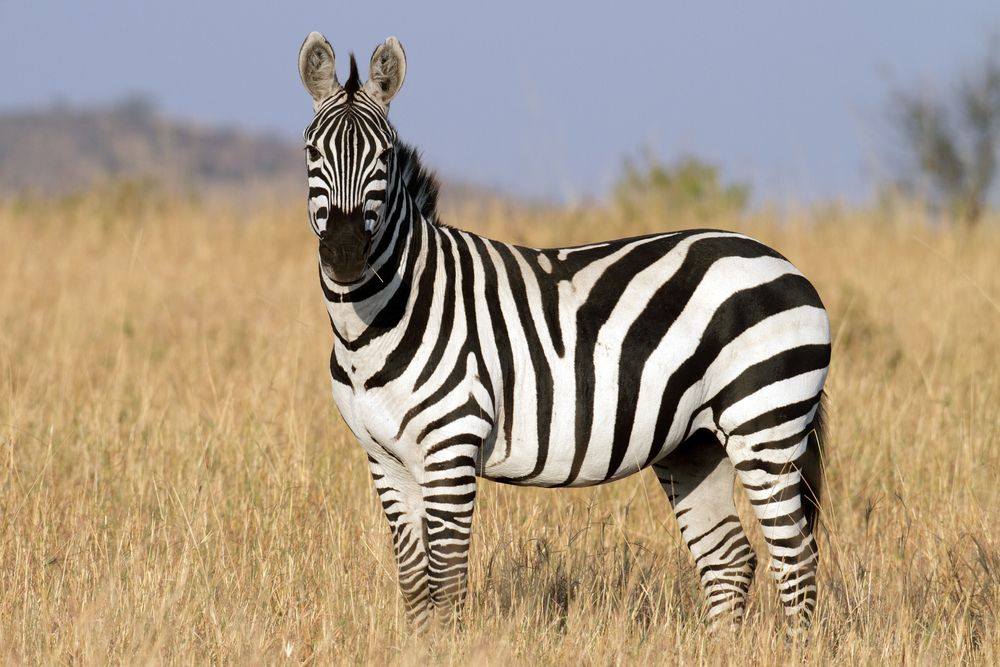
#> input picture Task4/img1.jpg, 1000 x 667 px
$ jupyter execute --allow-errors CV_HW04_Q1.ipynb   (shell and % lines are left out)   (older library calls are emulated)
#> lines starting #> are read from the running program, lines starting #| are printed output that depends on the picture
[cell 1]
import numpy as np
import cv2 as cv2
import matplotlib.pyplot as plt
from skimage.feature import graycomatrix,graycoprops
from google.colab.patches import cv2_imshow
from multiprocessing import Pool
import tqdm
from skimage.util.shape import view_as_windows
from joblib import Parallel, delayed
from tqdm_joblib import tqdm_joblib
from sklearn.cluster import KMeans
from skimage.transform import rescale
from sklearn.feature_extraction import image
from sklearn.preprocessing import MinMaxScaler

[cell 2]
def load_data(img):
  img = cv2.imread(img,1)
  img = cv2.resize(img, (0, 0), fx = 0.3, fy = 0.3)
  gray_image = cv2.cvtColor(img , cv2.COLOR_BGR2GRAY)
  scaled_gray_image = (rescale(gray_image, 1, anti_aliasing=False)*25).astype('uint8')
  return scaled_gray_image

[cell 3]
def show_hist(image):
  # computing the histogram of the blue channel of the image
  hist = cv2.calcHist([image],[0],None,[256],[0,256])

  # plot the above computed histogram
  plt.plot(hist, color='b')
  plt.title('Image Histogram For Blue Channel GFG')
  plt.show()

[cell 4]
def glcm_props(patch , neigh , angle):
    lf = []
    props = ['dissimilarity',  'contrast', 'homogeneity', 'energy', 'correlation']
    glcm = graycomatrix(patch, neigh, angle,levels=26, symmetric=True, normed=True)

    for f in props:
      for item in graycoprops(glcm, f):
        lf.extend( item )

    return np.asarray(lf)

[cell 5]
def compute_props(scaled_gray_image):
  # number of processes
  nprocs = 10
  patch_sizes = [ 11 , 21 , 25 , 31 ]
  angles = [0 , np.pi/4 , np.pi/2,3*np.pi/4]
  neighs = [3 , 5 , 7]

  results = []
  for size in patch_sizes:
    PATCH_SIZE = (size , size)
    patches = image.extract_patches_2d(scaled_gray_image, PATCH_SIZE)

    result = []
    title = "Calculation for patch size : " + str(size)
    with tqdm_joblib(desc=title , total=patches.shape[0]) as progress_bar:
      result.extend(Parallel(n_jobs=nprocs)(delayed(glcm_props)(patch,neighs,angles) for patch in patches))
    results.append(result)

  return results

[cell 6]
def compute_algo(img , k):
  patch_sizes = [ 10 , 20 , 24 , 30 ]

  img = load_data(img)
  w , h = img.shape[0] , img.shape[1]

  show_hist(img)

  results = np.asarray(compute_props(img))

  for i , item in enumerate(results):
    scaler = MinMaxScaler().fit_transform(item)
    kmeans = KMeans(n_clusters=k).fit(scaler)
    labels = kmeans.fit_predict(scaler).reshape(w-patch_sizes[i] , h-patch_sizes[i])
    plt.imshow(labels)
    plt.show()

#> (a cell that did not finish here is left out)

#> in load_data, img is the input picture: shape (667, 1000, 3); mean B, G, R 132.5, 152.2, 167.9
#> in load_data, `img = cv2.resize(img, (0, 0), fx = 0.3, fy = 0.3)`:
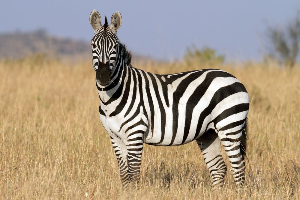
#> img: shape (200, 300, 3); mean B, G, R 132.5, 152.2, 167.8
#> in load_data, `gray_image = cv2.cvtColor(img , cv2.COLOR_BGR2GRAY)`:
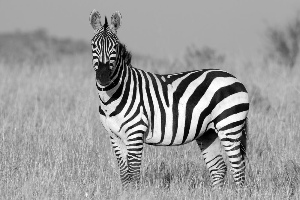
#> gray_image: shape (200, 300); min 0, max 255, mean 154.6
#> in show_hist, `hist = cv2.calcHist([image],[0],None,[256],[0,256])`: hist = 256 values, max 19943 at index 16, min 0 at index 26, mean 234.4
#> in show_hist, `plt.show()`:
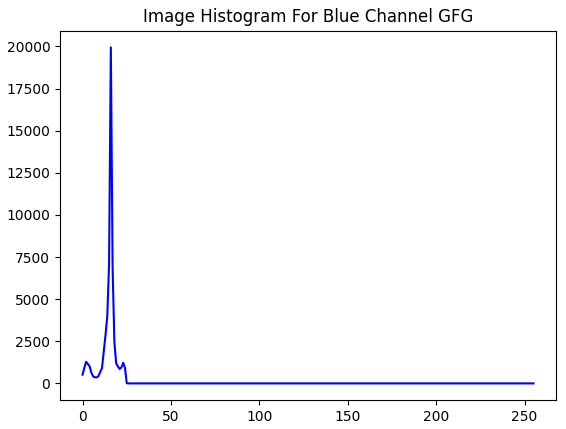
#> figure drawn by matplotlib, 1 panel; curve peaks at x = 16, y = 19943
#> after the loop in compute_props, `for size in patch_sizes:`: results = []

#> (a cell that did not finish here is left out)

#> call 2 of load_data, with img = 'img2.jpg'
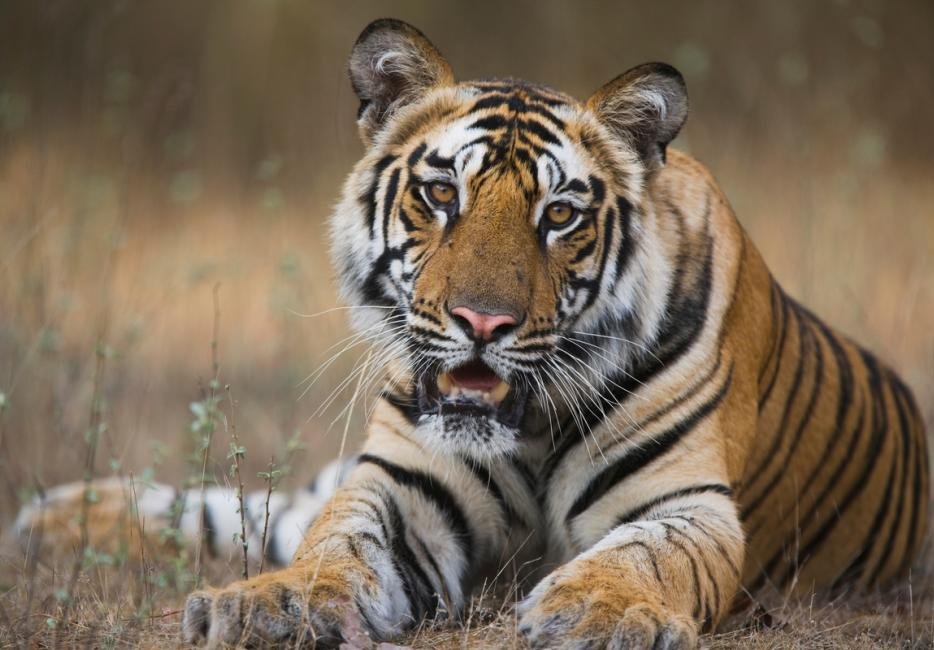
#> input picture Task4/img2.jpg, 934 x 650 px
#> in load_data, img is the input picture: shape (650, 934, 3); mean B, G, R 88.1, 106.4, 122.2
#> in load_data (call 2), `img = cv2.resize(img, (0, 0), fx = 0.3, fy = 0.3)`:
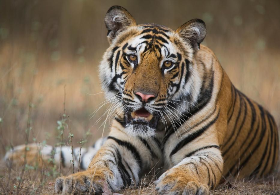
#> img: shape (195, 280, 3); mean B, G, R 88.1, 106.3, 122.1
#> in load_data (call 2), `gray_image = cv2.cvtColor(img , cv2.COLOR_BGR2GRAY)`:
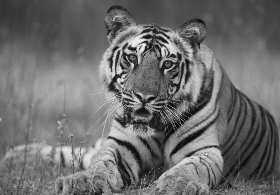
#> gray_image: shape (195, 280); min 5, max 240, mean 109
#> in show_hist (call 2), `hist = cv2.calcHist([image],[0],None,[256],[0,256])`: hist = 256 values, max 5157 at index 7, min 0 at index 24, mean 213.3
#> in show_hist (call 2), `plt.show()`:
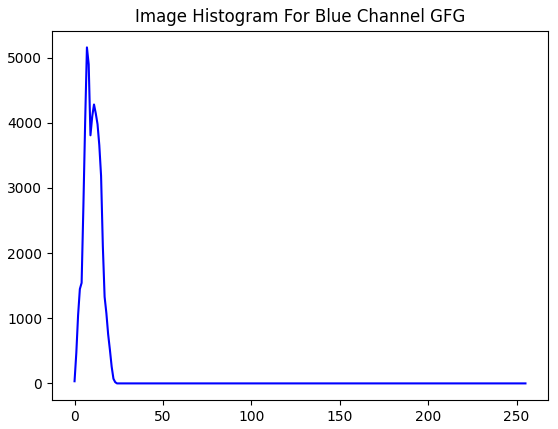
#> figure drawn by matplotlib, 1 panel; curve peaks at x = 7, y = 5157
